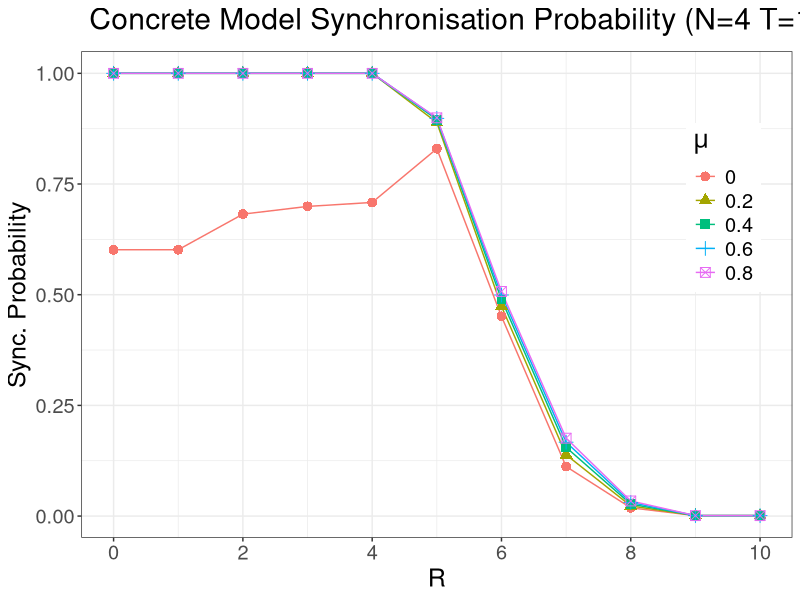
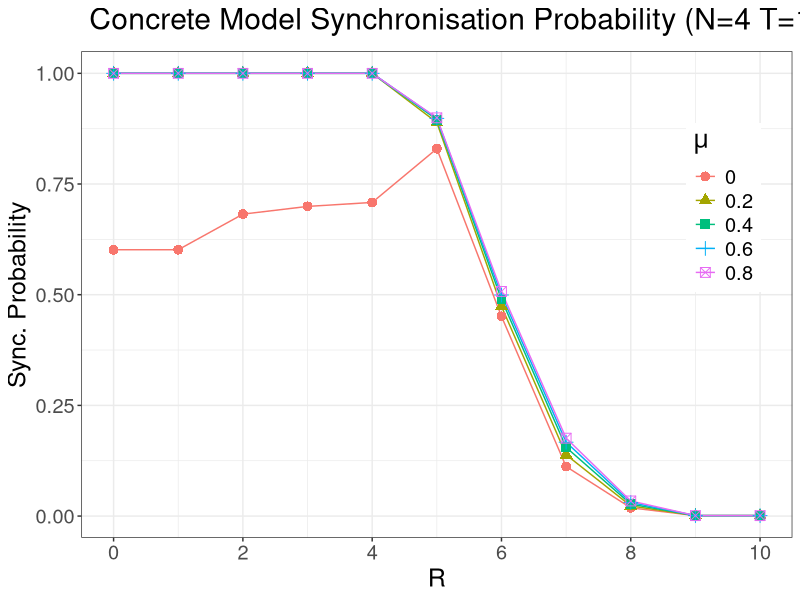

R code for these plots, in order:
library(ggplot2)

n4 = read.csv("n4_sync.csv", 
              col.names=c("RP","ML", 
                          "prob_sync"),header=TRUE)

# size of the created pdfs
gheight <- 10
gwidth<-20

# font size in created graphs 
gtext <- 18

# constants to define which graphs and tables should be created
create_graphs <- TRUE
create_tables <- TRUE

# greyscale or colour?
grey_scale <- FALSE

if (grey_scale) {
  scale <- scale_color_grey(end=0.7)
  
} else {
  scale <- scale_color_hue()
}

prob_data = n4[n4$ML <1 , ]

# create graphs for visualising the model checking results
        prob_vs_rp <- ggplot(data=prob_data,aes(y = prob_sync, x = RP, color=factor(ML), shape=factor(ML)) ) +
          geom_line() +
          geom_point(size=3)+
          theme_bw()+
          theme(legend.position=c(.95,.8), legend.justification = c(0.95,0.85), text = element_text(size=gtext))+
          scale_x_continuous(breaks=c(0,2,4,6,8,10,12,14))+
          scale+
          ggtitle(substitute(" Concrete Model Synchronisation Probability (N=4 T=10"~epsilon*"=.1)")) +
          labs( x = "R", y = "Sync. Probability", colour=expression(mu), shape=expression(mu)) 

  print(prob_vs_rp)
  ggsave("concrete_n4_t10_e01_prob_vs_rp.pdf", plot=prob_vs_rp, device="pdf", width=gwidth, height=gheight, units = "cm")